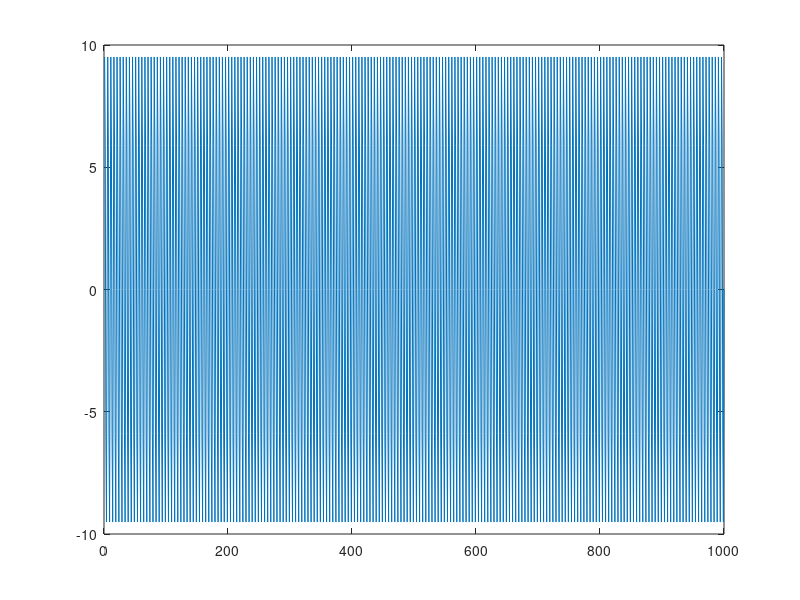

This chart was generated by the following MATLAB code: (Note: this script raises an error after producing the figure.)
clc;clear;close all hidden;
addpath(genpath('../../GL_classes/'));
%%
freq = 20;
Fs = 100;
x = 10*sin(2*pi*freq*(1/Fs:1/Fs:1000/Fs));
x = x+0*randn(size(x));
plot(x)
%%
% A = [1 -2.7607 3.8106 -2.6535 0.9238];
% x = randn(1000,1);
% x = filter(1,A,x)';
%%
% [fits,P] = GL.sweep_fits(x,50);
% figure
% plot(P,fits)
%%
P = 200;
b = signals.approxAR(x,P);
[H_P,w_P] = periodogram(x,[],1024);
[H_AR,w_AR] = freqz(1,[1 b],1024);
H = (abs(H_AR)-1)/max(abs(H_AR))*max(sqrt(H_P));
figure;hold on;
fig.fig = gcf;
% plot(w_AR,abs(H_AR))
fig.p1 = plot(w_P,10*log10(H_P),'--','LineWidth',1);
fig.p2 = plot(w_AR,10*log10(H.^2),'linewidth',1);
xlabel('Normalized Radians','Interpreter','latex')
ylabel('Power Spectrum (dB)','Interpreter','latex')
legend('Periodogram  ','AR Spectrum  ','Interpreter','latex')
STANDARDIZE_FIGURE(fig)
grid on
%%
% y = sin([1:300]') + 0.5*randn(300,1);
% y = iddata(y);
% sys_fb = ar(y,4,'fb');
% figure
% spectrum(sys_fb)
